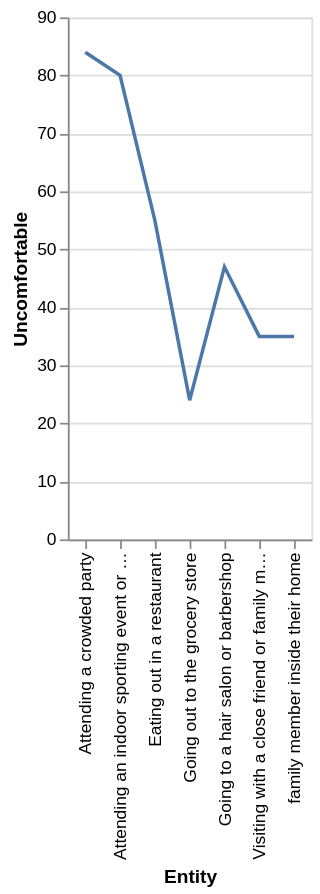

Write a Vega-Lite specification for this figure.
### Vega-Lite specification from a JSON file in a GitHub repository (floating-point values rounded to 4 significant figures)
{"$schema": "https://vega.github.io/schema/vega-lite/v5.json", "description": "Line chart auto-generated from CSV", "data": {"values": [{"Entity": "Attending a crowded party", "Uncomfortable": "84", "Comfortable": "15"}, {"Entity": "Attending an indoor sporting event or concert", "Uncomfortable": "80", "Comfortable": "19"}, {"Entity": "Eating out in a restaurant", "Uncomfortable": "55", "Comfortable": "44"}, {"Entity": "Going to a hair salon or barbershop", "Uncomfortable": "47", "Comfortable": "53"}, {"Entity": "family member inside their home", "Uncomfortable": "35", "Comfortable": "65"}, {"Entity": "Visiting with a close friend or family member inside their home", "Uncomfortable": "35", "Comfortable": "65"}, {"Entity": "Going out to the grocery store", "Uncomfortable": "24", "Comfortable": "75"}]}, "mark": "line", "encoding": {"x": {"field": "Entity", "type": "ordinal"}, "y": {"field": "Uncomfortable", "type": "quantitative"}}}
